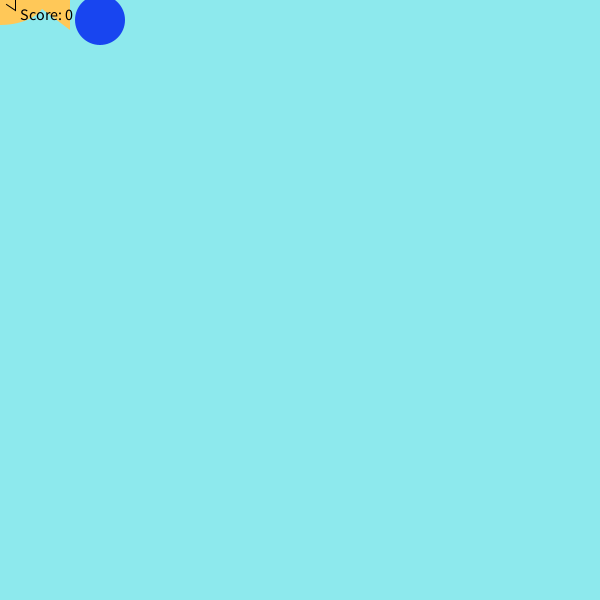
Frame 1 (no input)
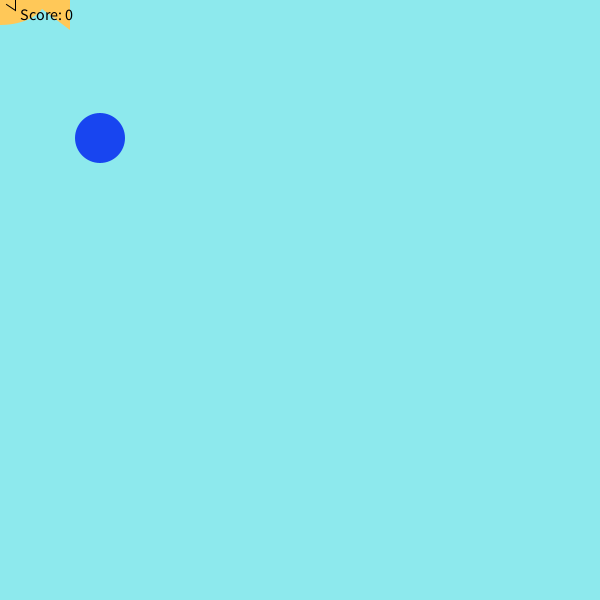
Frame 60 (the mouse pressed at the canvas centre just before this capture)
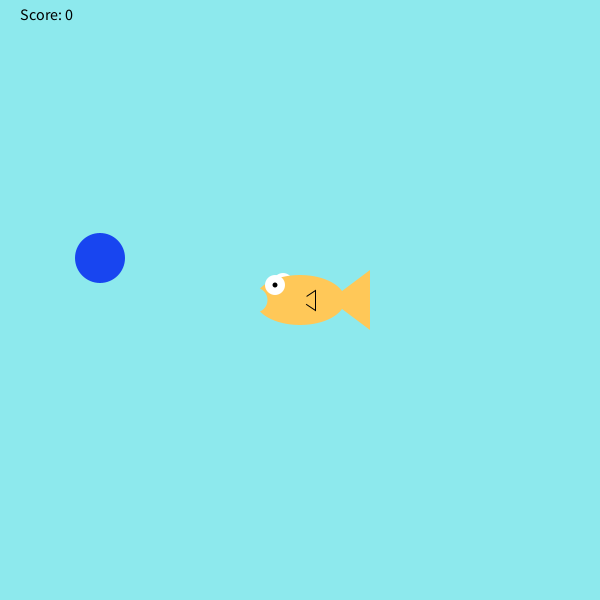
Frame 120 (the mouse held since frame 60 and released just before this capture)

The Processing sketch that drew these frames (run headless with seeded random() and noise(); from frame 60 on, the mouse is pressed at the canvas centre):

// Processing sketch: fish_feeder
// ── fish_feeder.pde
int blue=#1845F0;
int foodX=100;
int foodY=20;
int score=0;
void setup(){
size(600,600);
}
void draw() {
background(141,233,237);
drawFish();
fill(0, 0, 0);
textSize(16);
text("Score: " + score, 20, 20);
fill(blue);
noStroke();
ellipse(foodX,foodY,50,50);
checkCatch(foodX,foodY);
foodY+=2;
if (foodY>height){
  foodX= (int) random(width-20);
  foodY=20;
}
}
void drawFish(){
     noStroke();
     fill(255,255,255);
     ellipse(mouseX-17,mouseY-17,20,20); //back side eye
     fill(255,200,88);
     ellipse(mouseX,mouseY,90,50); //body
     triangle(mouseX+30,mouseY,mouseX+70,mouseY+30,mouseX+70,mouseY-30); //tail
     stroke(0);
     triangle(mouseX,mouseY,mouseX+15,mouseY+10,mouseX+15,mouseY-10); //side fin
     noStroke();
     fill(255,200,88);
     ellipse(mouseX,mouseY,15,15); //side fin cover
     noStroke();
     fill(255,255,255);
     ellipse(mouseX-25,mouseY-15,20,20); //front eye
     fill(0,0,0);
     ellipse(mouseX-25,mouseY-15,5,5); //pupil
     fill(141,233,237);
     ellipse(mouseX-45,mouseY,25,25); //mouth
}
void checkCatch(int x, int y){
     if(x > mouseX && x < mouseX+70 &&
          y > mouseY-17 && y < mouseY+30){
               score++;
               foodY = 20; //if the food was eaten, make more food fall from the top
               foodX = (int) random(width-20);
          
     }
     else if (foodY > height-25 && score > 0){
          score--;
     }
}
